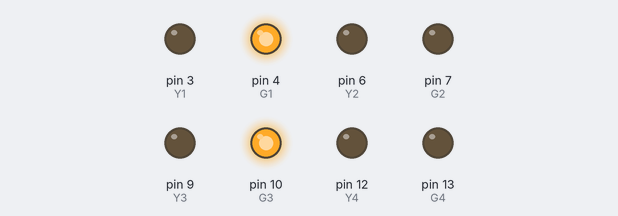
A sketch run on a simulated Arduino Uno, built with avr-gcc and run on an emulated ATmega328P. Parts: output pins drawn as LEDs (lit = HIGH). Pins used as bus, display or sensor lines are not drawn.

Above: at 4.0 s.
At 14.0 s:
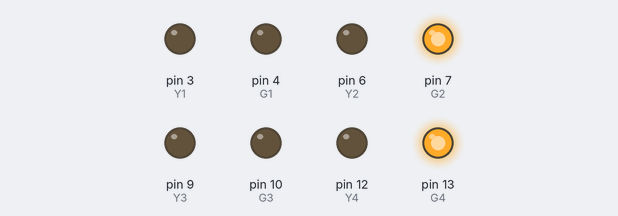
At 19.0 s:
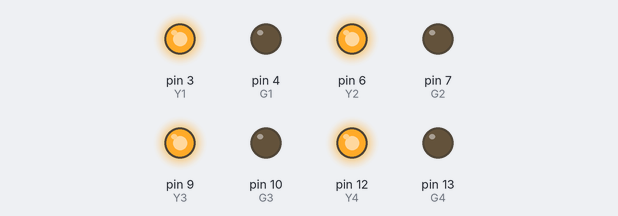
Timing chart, 0 to 26.0 s (numbered marks = the images above):
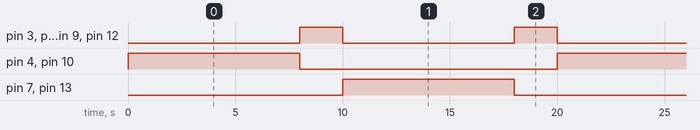

The sketch:

sketch_jun26a.ino
```cpp
// Lane 1
const int R1 = 2;
const int Y1 = 3;
const int G1 = 4;

// Lane 2
const int R2 = 5;
const int Y2 = 6;
const int G2 = 7;

// Lane 3
const int R3 = 8;
const int Y3 = 9;
const int G3 = 10;

// Lane 4
const int R4 = 11;
const int Y4 = 12;
const int G4 = 13;

void setup() {
  for (int pin = 2; pin <= 13; pin++) {
    pinMode(pin, OUTPUT);
  }
}

void loop() {

  // Lane 1 și Lane 3 VERDE
  digitalWrite(R1, LOW);
  digitalWrite(Y1, LOW);
  digitalWrite(G1, HIGH);

  digitalWrite(R3, LOW);
  digitalWrite(Y3, LOW);
  digitalWrite(G3, HIGH);

  digitalWrite(R2, HIGH);
  digitalWrite(Y2, LOW);
  digitalWrite(G2, LOW);

  digitalWrite(R4, HIGH);
  digitalWrite(Y4, LOW);
  digitalWrite(G4, LOW);

  delay(8000);

  // Toate GALBEN
  digitalWrite(G1, LOW);
  digitalWrite(G2, LOW);
  digitalWrite(G3, LOW);
  digitalWrite(G4, LOW);

  digitalWrite(R1, LOW);
  digitalWrite(R2, LOW);
  digitalWrite(R3, LOW);
  digitalWrite(R4, LOW);

  digitalWrite(Y1, HIGH);
  digitalWrite(Y2, HIGH);
  digitalWrite(Y3, HIGH);
  digitalWrite(Y4, HIGH);

  delay(2000);

  // Lane 2 și Lane 4 VERDE
  digitalWrite(Y1, LOW);
  digitalWrite(Y2, LOW);
  digitalWrite(Y3, LOW);
  digitalWrite(Y4, LOW);

  digitalWrite(R1, HIGH);
  digitalWrite(R3, HIGH);

  digitalWrite(R2, LOW);
  digitalWrite(R4, LOW);

  digitalWrite(G2, HIGH);
  digitalWrite(G4, HIGH);

  delay(8000);

  // Toate GALBEN
  digitalWrite(G1, LOW);
  digitalWrite(G2, LOW);
  digitalWrite(G3, LOW);
  digitalWrite(G4, LOW);

  digitalWrite(R1, LOW);
  digitalWrite(R2, LOW);
  digitalWrite(R3, LOW);
  digitalWrite(R4, LOW);

  digitalWrite(Y1, HIGH);
  digitalWrite(Y2, HIGH);
  digitalWrite(Y3, HIGH);
  digitalWrite(Y4, HIGH);

  delay(2000);
}
```

Measured:
- by itself, pin 3 (Y1), pin 6 (Y2), pin 9 (Y3), pin 12 (Y4): alternates HIGH for 2.0 s and LOW for 8.0 s
- by itself, pin 4 (G1), pin 7 (G2), pin 10 (G3), pin 13 (G4): alternates HIGH for 8.0 s and LOW for 12.0 s
- by itself, everything shown: repeats every 20.0 s, in 4 steps
